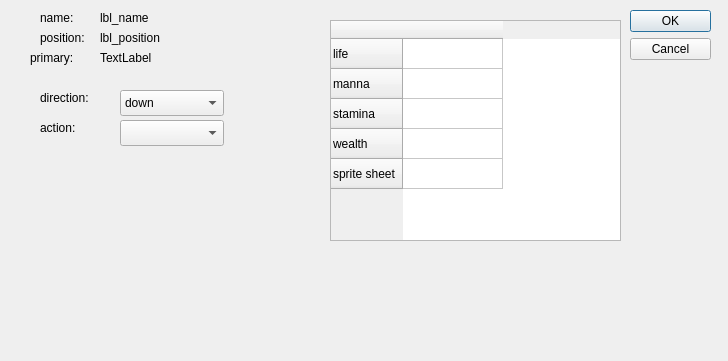
<?xml version="1.0" encoding="UTF-8"?>
<ui version="4.0">
 <class>ActorDialog</class>
 <widget class="QDialog" name="ActorDialog">
  <property name="geometry">
   <rect>
    <x>0</x>
    <y>0</y>
    <width>728</width>
    <height>361</height>
   </rect>
  </property>
  <property name="windowTitle">
   <string>Dialog</string>
  </property>
  <widget class="QDialogButtonBox" name="buttonBox">
   <property name="geometry">
    <rect>
     <x>630</x>
     <y>10</y>
     <width>81</width>
     <height>241</height>
    </rect>
   </property>
   <property name="orientation">
    <enum>Qt::Vertical</enum>
   </property>
   <property name="standardButtons">
    <set>QDialogButtonBox::Cancel|QDialogButtonBox::Ok</set>
   </property>
  </widget>
  <widget class="QLabel" name="label">
   <property name="geometry">
    <rect>
     <x>40</x>
     <y>90</y>
     <width>60</width>
     <height>16</height>
    </rect>
   </property>
   <property name="text">
    <string>direction:</string>
   </property>
  </widget>
  <widget class="QLabel" name="label_2">
   <property name="geometry">
    <rect>
     <x>40</x>
     <y>120</y>
     <width>60</width>
     <height>16</height>
    </rect>
   </property>
   <property name="text">
    <string>action:</string>
   </property>
  </widget>
  <widget class="QComboBox" name="cb_direction">
   <property name="geometry">
    <rect>
     <x>120</x>
     <y>90</y>
     <width>104</width>
     <height>26</height>
    </rect>
   </property>
   <item>
    <property name="text">
     <string>down</string>
    </property>
   </item>
   <item>
    <property name="text">
     <string>left</string>
    </property>
   </item>
   <item>
    <property name="text">
     <string>right</string>
    </property>
   </item>
   <item>
    <property name="text">
     <string>up</string>
    </property>
   </item>
  </widget>
  <widget class="QComboBox" name="cb_action">
   <property name="geometry">
    <rect>
     <x>120</x>
     <y>120</y>
     <width>104</width>
     <height>26</height>
    </rect>
   </property>
  </widget>
  <widget class="QTableWidget" name="tbl_stats">
   <property name="geometry">
    <rect>
     <x>330</x>
     <y>20</y>
     <width>291</width>
     <height>221</height>
    </rect>
   </property>
   <row>
    <property name="text">
     <string>life</string>
    </property>
   </row>
   <row>
    <property name="text">
     <string>manna</string>
    </property>
   </row>
   <row>
    <property name="text">
     <string>stamina</string>
    </property>
   </row>
   <row>
    <property name="text">
     <string>wealth</string>
    </property>
   </row>
   <row>
    <property name="text">
     <string>sprite sheet</string>
    </property>
   </row>
   <column>
    <property name="text">
     <string/>
    </property>
   </column>
  </widget>
  <widget class="QLabel" name="label_3">
   <property name="geometry">
    <rect>
     <x>40</x>
     <y>10</y>
     <width>60</width>
     <height>16</height>
    </rect>
   </property>
   <property name="text">
    <string>name:</string>
   </property>
  </widget>
  <widget class="QLabel" name="label_4">
   <property name="geometry">
    <rect>
     <x>40</x>
     <y>30</y>
     <width>60</width>
     <height>16</height>
    </rect>
   </property>
   <property name="text">
    <string>position:</string>
   </property>
  </widget>
  <widget class="QLabel" name="lbl_name">
   <property name="geometry">
    <rect>
     <x>100</x>
     <y>10</y>
     <width>60</width>
     <height>16</height>
    </rect>
   </property>
   <property name="text">
    <string>lbl_name</string>
   </property>
  </widget>
  <widget class="QLabel" name="lbl_position">
   <property name="geometry">
    <rect>
     <x>100</x>
     <y>30</y>
     <width>60</width>
     <height>16</height>
    </rect>
   </property>
   <property name="text">
    <string>lbl_position</string>
   </property>
  </widget>
  <widget class="QLabel" name="label_5">
   <property name="geometry">
    <rect>
     <x>30</x>
     <y>50</y>
     <width>60</width>
     <height>16</height>
    </rect>
   </property>
   <property name="text">
    <string>primary:</string>
   </property>
  </widget>
  <widget class="QLabel" name="lbl_primary_fight">
   <property name="geometry">
    <rect>
     <x>100</x>
     <y>50</y>
     <width>60</width>
     <height>16</height>
    </rect>
   </property>
   <property name="text">
    <string>TextLabel</string>
   </property>
  </widget>
 </widget>
 <resources/>
 <connections>
  <connection>
   <sender>buttonBox</sender>
   <signal>accepted()</signal>
   <receiver>ActorDialog</receiver>
   <slot>accept()</slot>
   <hints>
    <hint type="sourcelabel">
     <x>248</x>
     <y>254</y>
    </hint>
    <hint type="destinationlabel">
     <x>157</x>
     <y>274</y>
    </hint>
   </hints>
  </connection>
  <connection>
   <sender>buttonBox</sender>
   <signal>rejected()</signal>
   <receiver>ActorDialog</receiver>
   <slot>reject()</slot>
   <hints>
    <hint type="sourcelabel">
     <x>316</x>
     <y>260</y>
    </hint>
    <hint type="destinationlabel">
     <x>286</x>
     <y>274</y>
    </hint>
   </hints>
  </connection>
  <connection>
   <sender>cb_direction</sender>
   <signal>currentIndexChanged(int)</signal>
   <receiver>ActorDialog</receiver>
   <slot>directionChanged()</slot>
   <hints>
    <hint type="sourcelabel">
     <x>223</x>
     <y>73</y>
    </hint>
    <hint type="destinationlabel">
     <x>126</x>
     <y>19</y>
    </hint>
   </hints>
  </connection>
  <connection>
   <sender>cb_action</sender>
   <signal>currentIndexChanged(int)</signal>
   <receiver>ActorDialog</receiver>
   <slot>actionChanged()</slot>
   <hints>
    <hint type="sourcelabel">
     <x>223</x>
     <y>105</y>
    </hint>
    <hint type="destinationlabel">
     <x>171</x>
     <y>19</y>
    </hint>
   </hints>
  </connection>
 </connections>
 <slots>
  <slot>directionChanged()</slot>
  <slot>actionChanged()</slot>
 </slots>
</ui>
